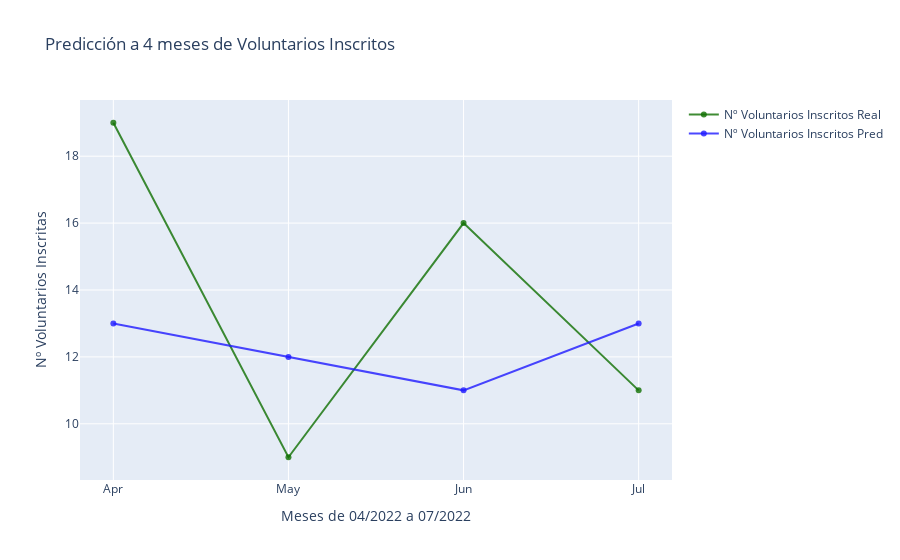

The notebook cell saved with this chart:
### Code cell
fig = make_subplots(specs=[[{"secondary_y": False}]])

fig.add_trace(
    go.Scatter(
    x = y_test_preds2_df['meses'],
    y = y_test_preds2_df['inscripciones'],
    name = 'Nº Voluntarios Inscritos Real',
    mode = 'lines+markers',
    marker = dict(color = 'rgba(16, 112, 2, 0.8)'))
)
fig.add_trace(
    go.Scatter(
    x = y_test_preds2_df['meses'],
    y = y_test_preds2_df['predicciones'],
    name = 'Nº Voluntarios Inscritos Pred',
    mode = 'lines+markers',
    marker = dict(color = 'rgba(30, 26, 255, 0.8)'))
)

fig.update_layout(
    title_text='Predicción a 4 meses de Voluntarios Inscritos'
)

fig.update_xaxes(title_text='Meses de 04/2022 a 07/2022')

fig.update_yaxes(title_text='Nº Voluntarios Inscritas')

fig.show()

### Figure 1 — Plotly figure (JSON) as saved in the notebook; plotly's stock layout.template omitted (floating-point values rounded to 4 significant figures)
{"data": [{"marker": {"color": "rgba(16, 112, 2, 0.8)"}, "mode": "lines+markers", "name": "Nº Voluntarios Inscritos Real", "type": "scatter", "x": ["Apr", "May", "Jun", "Jul"], "y": [19, 9, 16, 11]}, {"marker": {"color": "rgba(30, 26, 255, 0.8)"}, "mode": "lines+markers", "name": "Nº Voluntarios Inscritos Pred", "type": "scatter", "x": ["Apr", "May", "Jun", "Jul"], "y": [13, 12, 11, 13]}], "layout": {"title": {"text": "Predicción a 4 meses de Voluntarios Inscritos"}, "xaxis": {"anchor": "y", "domain": [0, 1], "title": {"text": "Meses de 04/2022 a 07/2022"}}, "yaxis": {"anchor": "x", "domain": [0, 1], "title": {"text": "Nº Voluntarios Inscritas"}}}}
